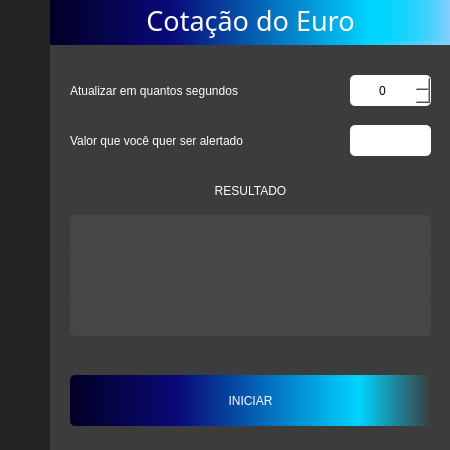
<?xml version="1.0" encoding="UTF-8"?>
<ui version="4.0">
 <class>MainWindow</class>
 <widget class="QMainWindow" name="MainWindow">
  <property name="geometry">
   <rect>
    <x>0</x>
    <y>0</y>
    <width>450</width>
    <height>450</height>
   </rect>
  </property>
  <property name="minimumSize">
   <size>
    <width>450</width>
    <height>450</height>
   </size>
  </property>
  <property name="maximumSize">
   <size>
    <width>450</width>
    <height>450</height>
   </size>
  </property>
  <property name="windowTitle">
   <string>COTAÇÃO DO EURO</string>
  </property>
  <property name="styleSheet">
   <string notr="true"/>
  </property>
  <widget class="QWidget" name="centralwidget">
   <layout class="QVBoxLayout" name="verticalLayout">
    <property name="spacing">
     <number>0</number>
    </property>
    <property name="leftMargin">
     <number>0</number>
    </property>
    <property name="topMargin">
     <number>0</number>
    </property>
    <property name="rightMargin">
     <number>0</number>
    </property>
    <property name="bottomMargin">
     <number>0</number>
    </property>
    <item>
     <widget class="QFrame" name="top_menu">
      <property name="maximumSize">
       <size>
        <width>16777215</width>
        <height>45</height>
       </size>
      </property>
      <property name="styleSheet">
       <string notr="true">background-color: rgb(135, 206, 255);</string>
      </property>
      <property name="frameShape">
       <enum>QFrame::NoFrame</enum>
      </property>
      <property name="frameShadow">
       <enum>QFrame::Raised</enum>
      </property>
      <layout class="QHBoxLayout" name="horizontalLayout_2">
       <property name="spacing">
        <number>0</number>
       </property>
       <property name="leftMargin">
        <number>0</number>
       </property>
       <property name="topMargin">
        <number>0</number>
       </property>
       <property name="rightMargin">
        <number>0</number>
       </property>
       <property name="bottomMargin">
        <number>0</number>
       </property>
       <item>
        <widget class="QFrame" name="left_menu_3">
         <property name="minimumSize">
          <size>
           <width>50</width>
           <height>0</height>
          </size>
         </property>
         <property name="maximumSize">
          <size>
           <width>50</width>
           <height>16777215</height>
          </size>
         </property>
         <property name="styleSheet">
          <string notr="true">QFrame {
	background-color: rgb(35, 35, 35);
}

</string>
         </property>
         <property name="frameShape">
          <enum>QFrame::NoFrame</enum>
         </property>
         <property name="frameShadow">
          <enum>QFrame::Raised</enum>
         </property>
        </widget>
       </item>
       <item>
        <widget class="QFrame" name="left_menu_2">
         <property name="maximumSize">
          <size>
           <width>16777215</width>
           <height>16777215</height>
          </size>
         </property>
         <property name="styleSheet">
          <string notr="true">QFrame {
	background-color: qlineargradient(spread:pad, x1:0, y1:0, x2:1, y2:0, stop:0 rgba(2,0,36,1), stop:0.30 rgba(9,9,121,1), stop:0.80 rgba(0,212,255,1), stop:1 rgba(0, 0, 0, 0));
}</string>
         </property>
         <property name="frameShape">
          <enum>QFrame::NoFrame</enum>
         </property>
         <property name="frameShadow">
          <enum>QFrame::Raised</enum>
         </property>
         <widget class="QLabel" name="label_3">
          <property name="geometry">
           <rect>
            <x>0</x>
            <y>0</y>
            <width>401</width>
            <height>41</height>
           </rect>
          </property>
          <property name="font">
           <font>
            <family>Segoe UI Variable Text Semibold</family>
            <pointsize>20</pointsize>
            <weight>7</weight>
            <italic>false</italic>
            <bold>false</bold>
           </font>
          </property>
          <property name="layoutDirection">
           <enum>Qt::LeftToRight</enum>
          </property>
          <property name="styleSheet">
           <string notr="true">color: white;
font: 63 20pt &quot;Segoe UI Variable Text Semibold&quot;;</string>
          </property>
          <property name="frameShadow">
           <enum>QFrame::Plain</enum>
          </property>
          <property name="text">
           <string>Cotação do Euro</string>
          </property>
          <property name="alignment">
           <set>Qt::AlignCenter</set>
          </property>
          <property name="indent">
           <number>-1</number>
          </property>
          <property name="openExternalLinks">
           <bool>false</bool>
          </property>
         </widget>
        </widget>
       </item>
      </layout>
     </widget>
    </item>
    <item>
     <widget class="QFrame" name="content">
      <property name="styleSheet">
       <string notr="true">background-color: rgb(15, 15, 15);</string>
      </property>
      <property name="frameShape">
       <enum>QFrame::NoFrame</enum>
      </property>
      <property name="frameShadow">
       <enum>QFrame::Raised</enum>
      </property>
      <layout class="QHBoxLayout" name="horizontalLayout">
       <property name="spacing">
        <number>0</number>
       </property>
       <property name="leftMargin">
        <number>0</number>
       </property>
       <property name="topMargin">
        <number>0</number>
       </property>
       <property name="rightMargin">
        <number>0</number>
       </property>
       <property name="bottomMargin">
        <number>0</number>
       </property>
       <item>
        <widget class="QFrame" name="left_menu">
         <property name="minimumSize">
          <size>
           <width>50</width>
           <height>0</height>
          </size>
         </property>
         <property name="maximumSize">
          <size>
           <width>50</width>
           <height>16777215</height>
          </size>
         </property>
         <property name="styleSheet">
          <string notr="true">background-color: rgb(35, 35, 35);</string>
         </property>
         <property name="frameShape">
          <enum>QFrame::NoFrame</enum>
         </property>
         <property name="frameShadow">
          <enum>QFrame::Raised</enum>
         </property>
        </widget>
       </item>
       <item>
        <widget class="QFrame" name="content_right">
         <property name="styleSheet">
          <string notr="true">background-color: rgb(60, 60, 60);</string>
         </property>
         <property name="frameShape">
          <enum>QFrame::NoFrame</enum>
         </property>
         <property name="frameShadow">
          <enum>QFrame::Raised</enum>
         </property>
         <widget class="QSpinBox" name="lsegundo">
          <property name="geometry">
           <rect>
            <x>300</x>
            <y>30</y>
            <width>81</width>
            <height>31</height>
           </rect>
          </property>
          <property name="styleSheet">
           <string notr="true">QSpinBox {
	background-color: white;
	border-radius: 5px;
	color: black;
	font: 63 16pt &quot;Segoe UI Variable Text Semibold&quot;;
}</string>
          </property>
          <property name="alignment">
           <set>Qt::AlignCenter</set>
          </property>
          <property name="accelerated">
           <bool>true</bool>
          </property>
         </widget>
         <widget class="QLabel" name="label">
          <property name="geometry">
           <rect>
            <x>20</x>
            <y>30</y>
            <width>251</width>
            <height>31</height>
           </rect>
          </property>
          <property name="styleSheet">
           <string notr="true">color: white;
font: 75 8pt &quot;System&quot;;</string>
          </property>
          <property name="text">
           <string>Atualizar em quantos segundos</string>
          </property>
         </widget>
         <widget class="QLabel" name="label_2">
          <property name="geometry">
           <rect>
            <x>20</x>
            <y>80</y>
            <width>261</width>
            <height>31</height>
           </rect>
          </property>
          <property name="styleSheet">
           <string notr="true">color: white;
font: 75 8pt &quot;System&quot;;</string>
          </property>
          <property name="text">
           <string>Valor que você quer ser alertado</string>
          </property>
         </widget>
         <widget class="QPushButton" name="pushButton">
          <property name="geometry">
           <rect>
            <x>20</x>
            <y>330</y>
            <width>361</width>
            <height>51</height>
           </rect>
          </property>
          <property name="styleSheet">
           <string notr="true">QPushButton {
	background-color: qlineargradient(spread:pad, x1:0, y1:0, x2:1, y2:0, stop:0 rgba(2,0,36,1), stop:0.30 rgba(9,9,121,1), stop:0.80 rgba(0,212,255,1), stop:1 rgba(0, 0, 0, 0));
	border-radius: 5px;
	color: white;
	font: 63 26pt &quot;Segoe UI Variable Text Semibold&quot;;

}

QPushButton:hover {
	background-color: qlineargradient(spread:pad, x1:0, y1:0, x2:1, y2:0, stop:0 rgba(2,0,36,1), stop:0.30 rgba(0,0,0,1), stop:0.80 rgba(0,212,255,1), stop:1 rgba(0, 0, 0, 0));
	border-radius: 5px;
	color: white;
	font: 63 26pt &quot;Segoe UI Variable Text Semibold&quot;;
}

QPushButton:pressed {
	background-color: qlineargradient(spread:pad, x1:0, y1:0, x2:1, y2:0, stop:0 rgba(113,0,0,1), stop:0.30 rgba(45,53,55,1), stop:0.80 rgba(0,212,255,1), stop:1 rgba(0,212,255,1));
	border-radius: 5px;
	color: white;
	font: 63 26pt &quot;Segoe UI Variable Text Semibold&quot;;
}</string>
          </property>
          <property name="text">
           <string>INICIAR</string>
          </property>
         </widget>
         <widget class="QLineEdit" name="lmsg1">
          <property name="geometry">
           <rect>
            <x>20</x>
            <y>170</y>
            <width>361</width>
            <height>41</height>
           </rect>
          </property>
          <property name="styleSheet">
           <string notr="true">QLineEdit {
	background-color: rgb(70, 70, 70);
	border-radius: 5px;
	color: white;
	font: 63 18pt &quot;Segoe UI Variable Text Semibold&quot;;
}</string>
          </property>
          <property name="alignment">
           <set>Qt::AlignCenter</set>
          </property>
         </widget>
         <widget class="QLineEdit" name="lmsg2">
          <property name="geometry">
           <rect>
            <x>20</x>
            <y>210</y>
            <width>361</width>
            <height>41</height>
           </rect>
          </property>
          <property name="styleSheet">
           <string notr="true">QLineEdit {
	background-color: rgb(70, 70, 70);
	border-radius: 1px;
	color: white;
	font: 63 18pt &quot;Segoe UI Variable Text Semibold&quot;;
}</string>
          </property>
          <property name="alignment">
           <set>Qt::AlignCenter</set>
          </property>
         </widget>
         <widget class="QLineEdit" name="lmsg3">
          <property name="geometry">
           <rect>
            <x>20</x>
            <y>250</y>
            <width>361</width>
            <height>41</height>
           </rect>
          </property>
          <property name="styleSheet">
           <string notr="true">QLineEdit {
	background-color: rgb(70, 70, 70);
	border-radius: 5px;
	color: white;
	font: 63 18pt &quot;Segoe UI Variable Text Semibold&quot;;
}</string>
          </property>
          <property name="alignment">
           <set>Qt::AlignCenter</set>
          </property>
         </widget>
         <widget class="QLabel" name="label_4">
          <property name="geometry">
           <rect>
            <x>20</x>
            <y>130</y>
            <width>361</width>
            <height>31</height>
           </rect>
          </property>
          <property name="styleSheet">
           <string notr="true">color: white;
font: 75 10pt &quot;System&quot;;</string>
          </property>
          <property name="text">
           <string>RESULTADO</string>
          </property>
          <property name="alignment">
           <set>Qt::AlignCenter</set>
          </property>
         </widget>
         <widget class="QLineEdit" name="lmeta">
          <property name="geometry">
           <rect>
            <x>300</x>
            <y>80</y>
            <width>81</width>
            <height>31</height>
           </rect>
          </property>
          <property name="styleSheet">
           <string notr="true">QLineEdit {
	background-color: white;
	border-radius: 5px;
	color: black;
	font: 63 16pt &quot;Segoe UI Variable Text Semibold&quot;;
}</string>
          </property>
          <property name="alignment">
           <set>Qt::AlignCenter</set>
          </property>
         </widget>
        </widget>
       </item>
      </layout>
     </widget>
    </item>
   </layout>
  </widget>
 </widget>
 <resources/>
 <connections/>
</ui>
